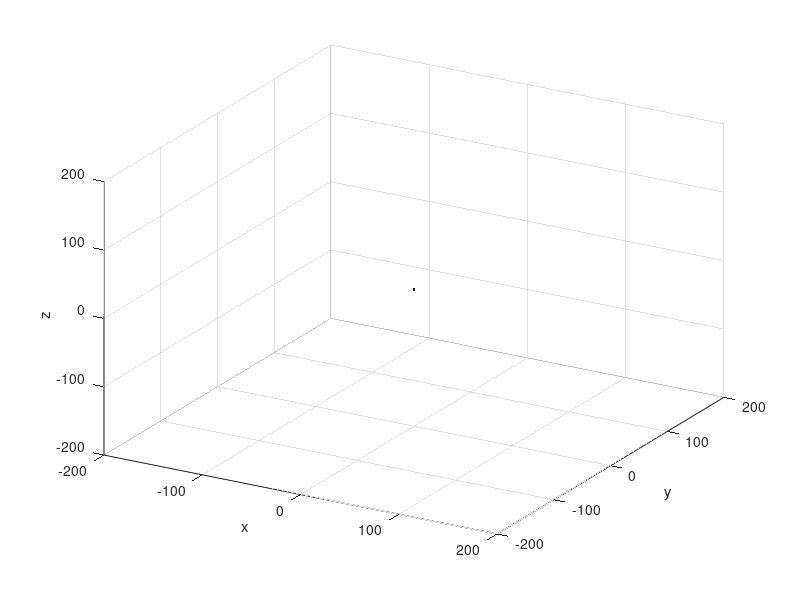

MATLAB code for this plot: (Note: this script raises an error after producing the figure.)
function Plot_Arduino22


%eingelesene Werte waag: -90<winkel_waag<90 Grad; Anfangswert vom Servo bei
%-90Grad
%eingelesene Werte senk:  0<winkel_senk<180 Grad; Anfangswert vom Servo bei
%0




%__________________________________________________________________________
%Initialiserungen:

%Waagrechte Winkel:
anz_winkel_waag=31;
delta_winkel_waag=-180/anz_winkel_waag;             %Winkel pro Entfernungswert, waagrecht
winkel_waag_start=90+delta_winkel_waag/2;           %Anfangswert für den waagrechten Winkel
winkel_waag=winkel_waag_start;                      %Anfangswert für den waagrechten Winkel
z_waag=1;                                           %Zähler für waagrechten Winkel
flag_waag=0;
flag_anfang=1;

%Senkrechte Winkel:
anz_winkel_senk=31;
delta_winkel_senk=180/anz_winkel_senk;              %Winkel pro Entfernungswert, senkrecht
winkel_senk_start=delta_winkel_senk/2;              %Anfangswert für den senkrechten Winkel  
winkel_senk=winkel_senk_start;                      %Anfangswert für den senkrechten Winkel
z_senk=1;                                           %Zähler für senkrechten Winkel
flag_senk=0;


anz_winkel_schritte=anz_winkel_waag*anz_winkel_senk;
obere_grenze=anz_winkel_schritte*10;                 %Schleifendurchgänge
plot_zaehler=1;                                     %Laufende Nummer des aktuellen Plots

%Zur Drehung in die richtige Ansicht:
a=(3*pi)/2;                                         %Zur Drehung um die y-Achse
drehmatrix=[cos(a) 0 sin(a);0 1 0;-sin(a) 0 cos(a)];

ent_mat=ones(anz_winkel_senk,anz_winkel_waag);      %Matrix mit den Entfernungen
plot_mat_punkt=zeros(anz_winkel_senk,anz_winkel_waag);      % Matrix mit allen geplotteten Punkten
punkte_mat=zeros(anz_winkel_schritte,3);            %Matrix mit allen berechneten Koordinatenpunkten

stand_rad=20;                                      %Radius der Standard-Kugel
ent_mat=ent_mat*stand_rad;                          %Zur Erstellung der Standardkugel mit Radius 10

anz_polygone=(anz_winkel_senk-1)*(anz_winkel_waag-1);
poly_plot_vek=zeros(1,anz_polygone);                %Zeilenvektor mit allen Polygon-Plots
z_polygon=1;                                        %Polygon-Zähler

betr_poly_vek=ones(1,anz_winkel_schritte);          %Gibt jeweils die Spalte an, in die die nächste Polygon-Nummer geschrieben wird
betr_poly_mat=zeros(anz_winkel_schritte,4);         %Matrix mit Info, welche Polygone vom Punkt xy bestimmt werden
eckpunkt_mat=zeros(anz_polygone,4);                 %Speichert pro Polygon: (Ecke1,Ecke2,Ecke3,Ecke4)





%__________________________________________________________________________
%Graphikvorbereitungen:

plot3(0,0,0,'k.');
axis([-200,200,-200,200,-200,200]); hold on; grid;
view(30,30);
xlabel('x');
ylabel('y');
zlabel('z');

x=(-200:200);
y=(-200:200);
z=(-200:200);

plot3(x,0,0)         %x-Achse
plot3(0,y,0)         %y-Achse
plot3(0,0,z)         %z-Achse





%__________________________________________________________________________
%Erstellung der Standard-Kugel in Punkten:

for j=(1:anz_winkel_schritte)
    
    %Winkelbewegung waagrecht:
    if (flag_anfang~=1)
        if (winkel_waag+delta_winkel_waag)>=90
            flag_waag=1;
            z_waag=1;
        elseif (winkel_waag+delta_winkel_waag)<=-90
            flag_waag=1;
            z_waag=1;
        end
    end
    
    
    if ((flag_waag==0)&&(flag_anfang~=1))
        winkel_waag=winkel_waag+delta_winkel_waag;
        z_waag=z_waag+1;
    end
    
    %Winkelbewegung senkrecht:
    if flag_waag==1
        
        if z_senk==anz_winkel_senk
            z_senk=1;
            flag_senk=1;
            winkel_senk=winkel_senk_start;
        else
            winkel_senk=winkel_senk+delta_winkel_senk;
            z_senk=z_senk+1;
        end
        
        if flag_senk==1
            winkel_waag=winkel_waag_start;
            flag_senk=0;
            
            if mod(anz_winkel_senk,2)~=0
                delta_winkel_waag=-delta_winkel_waag;
            end
        end
        
        delta_winkel_waag=-delta_winkel_waag;
        flag_waag=0;
    end
    
    winkel_waag_rad=winkel_waag*pi/180;
    winkel_senk_rad=winkel_senk*pi/180;
    
    %Punkte werden berechnet und geplottet:
    [x_0,y_0,z_0]=sph2cart(winkel_senk_rad,winkel_waag_rad,ent_mat(z_senk,z_waag));
    x_vek=[x_0,y_0,z_0];
    x_vek=(drehmatrix*x_vek')';
    
    punkte_mat(plot_zaehler,1)=x_vek(1);            %Speichern der einzelnen
    punkte_mat(plot_zaehler,2)=x_vek(2);            %Koordinaten in die
    punkte_mat(plot_zaehler,3)=x_vek(3);            %Matrix 'punkte_mat'
    
    plot_mat_punkt(z_senk,z_waag)=plot3(x_vek(1),x_vek(2),x_vek(3),'k');
    
    plot_zaehler=plot_zaehler+1;
    flag_anfang=0;
    
end



%__________________________________________________________________________
%Erstellung der Polygone der Standard-Kugel:

eckpunkt_1=1;       %Gibt die Nummer des ersten Eckpunkts jedes Polygons an
z_senk=1;
z_waag=1;

%Polygone zwischen den einzelnen Punkten werden geplottet:
for i=(1:anz_polygone)
    
    %Erstellung der Vektoren zu den Eckpunkten:
    eckpunkt_2=eckpunkt_1+1;
    eckpunkt_4=(z_senk+1)*anz_winkel_waag-(z_waag-1);
    eckpunkt_3=eckpunkt_4-1;
    
    vek_1=punkte_mat(eckpunkt_1,:);
    vek_2=punkte_mat(eckpunkt_2,:);
    vek_3=punkte_mat(eckpunkt_3,:);
    vek_4=punkte_mat(eckpunkt_4,:);
    
    X=[vek_1(1),vek_2(1),vek_3(1),vek_4(1)];
    Y=[vek_1(2),vek_2(2),vek_3(2),vek_4(2)];
    Z=[vek_1(3),vek_2(3),vek_3(3),vek_4(3)];
    
    Farbe=stand_rad/200*255;
    
    poly_plot_vek(1,z_polygon)=fill3(X,Y,Z,[255/255 Farbe/255 0/255]);
    
    betr_poly_mat(eckpunkt_1,betr_poly_vek(1,eckpunkt_1))=z_polygon;
    betr_poly_mat(eckpunkt_2,betr_poly_vek(1,eckpunkt_2))=z_polygon;
    betr_poly_mat(eckpunkt_3,betr_poly_vek(1,eckpunkt_3))=z_polygon;
    betr_poly_mat(eckpunkt_4,betr_poly_vek(1,eckpunkt_4))=z_polygon;
    
    betr_poly_vek(1,eckpunkt_1)=betr_poly_vek(1,eckpunkt_1)+1;
    betr_poly_vek(1,eckpunkt_2)=betr_poly_vek(1,eckpunkt_2)+1;
    betr_poly_vek(1,eckpunkt_3)=betr_poly_vek(1,eckpunkt_3)+1;
    betr_poly_vek(1,eckpunkt_4)=betr_poly_vek(1,eckpunkt_4)+1;
    
    eckpunkt_mat(z_polygon,1)=eckpunkt_1;
    eckpunkt_mat(z_polygon,2)=eckpunkt_2;
    eckpunkt_mat(z_polygon,3)=eckpunkt_3;
    eckpunkt_mat(z_polygon,4)=eckpunkt_4;
    
    z_polygon=z_polygon+1;
    
    if (mod(eckpunkt_1,anz_winkel_waag)==(anz_winkel_waag-1))
        eckpunkt_1=eckpunkt_1+2;
        z_senk=z_senk+1;
        z_waag=1;
    else
        eckpunkt_1=eckpunkt_1+1;
        z_waag=z_waag+1;
    end
end

betr_poly_vek=betr_poly_vek-1;          %Bei der vorherigen Schleife wurde stets pro Element 1 zu viel addiert





%__________________________________________________________________________
%Herstellung der Verbindung an den USB-Port:
s1=serial('/dev/ttyUSB2');
fopen(s1);




%__________________________________________________________________________
%Warteschleife vor Beginn des Plots:
while 1
    Datenblock=fscanf(s1,'%d');
    groesse=size(Datenblock);
    
    if (groesse(1,1)==4)
        break;
    end
end


%__________________________________________________________________________
%Entfernungen werden eingelesen und die Polygone aktualisiert:

flag_anfang=1;
plot_zaehler=1;


for i=(1:obere_grenze)
    
    
    %Speicherung der Matrix-Indizes vom Vorgängerplot
    z_waag_letzter=z_waag;
    z_senk_letzter=z_senk;
    
    
    %----------------------------------------------------------------------
    %Winkelbewegung:
    %Winkelbewegung waagrecht:
    if (winkel_waag+delta_winkel_waag)>=90
        flag_waag=1;
        z_waag=1;
    elseif (winkel_waag+delta_winkel_waag)<=-90
        flag_waag=1;
        z_waag=1;
    end
    
    
    if flag_waag==0
        %winkel_waag=winkel_waag+delta_winkel_waag;
        z_waag=z_waag+1;
    end
    
    %Winkelbewegung senkrecht:
    if flag_waag==1
        
        if z_senk==anz_winkel_senk
            z_senk=1;
            flag_senk=1;
            %winkel_senk=winkel_senk_start;
        else
            %winkel_senk=winkel_senk+delta_winkel_senk;
            z_senk=z_senk+1;
        end
        
        if flag_senk==1
            %winkel_waag=winkel_waag_start;
            flag_senk=0;
            
            if mod(anz_winkel_senk,2)~=0
                delta_winkel_waag=-delta_winkel_waag;
            end
        end
        delta_winkel_waag=-delta_winkel_waag;
        flag_waag=0;
    end
    
    
    
    %----------------------------------------------------------------------
    %weitere Werte werden eingelesen:
    Datenblock=fscanf(s1,'%d');
    
    
    
    %----------------------------------------------------------------------
    %Bedingter Aufenthalt in einer Warteschleife:
    if (Datenblock(1,1)==0)&&(Datenblock(2,1)==0)&&(Datenblock(3,1)==0)
        while 1
            Datenblock=fscanf(s1,'%d');
            groesse=size(Datenblock);

            
            if (groesse(1,1)==4)
                Datenblock=fscanf(s1,'%d');
                break;
            elseif (groesse(1,1)==5)
                disp('Ende Gelände');
                fclose(s1);
                delete(s1);
                clear s1;
                hold off;
                return;
            end
        end
    end
    
    
    
    winkel_waag_ard=Datenblock(1);
    winkel_senk_ard=Datenblock(2);
    akt_ent=Datenblock(3);
    
    winkel_waag=-winkel_waag_ard+90;
    %winkel_waag=winkel_waag-(delta_winkel_waag/2)*(winkel_waag/90);
    
    winkel_senk=winkel_senk_ard;
    %if (winkel_senk<=90)
    %    winkel_senk=winkel_senk+(delta_winkel_senk/2)*((90-winkel_senk)/90);
    %else
    %    winkel_senk=winkel_senk-(delta_winkel_senk/2)*((winkel_senk-90)/90);
    %end
    
    
    
    %Übernehme gültigen Wert in die Entfernungsmatrix:
    ent_mat(z_senk,z_waag)=akt_ent;
    
    winkel_waag_rad=winkel_waag*pi/180;
    winkel_senk_rad=winkel_senk*pi/180;
    
    
    
    
    %----------------------------------------------------------------------
    %Neuer Punkt-Plot:
    
    %Ersetze letzten '+'-Plot durch neue Farbe und '.':
    if (flag_anfang==0)
        delete(plot_mat_punkt(z_senk_letzter,z_waag_letzter));
        plot_mat_punkt(z_senk_letzter,z_waag_letzter)=plot3(x_vek(1),x_vek(2),x_vek(3),'c.');
    end
    
    flag_anfang=0;

    
    %Überschreibe alten Punkt-Plot durch neuen Punkt:
    delete(plot_mat_punkt(z_senk,z_waag));
    
    [x_0,y_0,z_0]=sph2cart(winkel_senk_rad,winkel_waag_rad,ent_mat(z_senk,z_waag));
    x_vek=[x_0,y_0,z_0];
    x_vek=(drehmatrix*x_vek')';
    
    punkte_mat(plot_zaehler,1)=x_vek(1);            %Speichern der einzelnen
    punkte_mat(plot_zaehler,2)=x_vek(2);            %Koordinaten in die
    punkte_mat(plot_zaehler,3)=x_vek(3);            %Matrix 'punkte_mat'
    
    plot_mat_punkt(z_senk,z_waag)=plot3(x_vek(1),x_vek(2),x_vek(3),'ko');
    
    
    
    
        
    %----------------------------------------------------------------------
    %Lösche die alten betroffenen Polygone und erstelle die neuen:
    
    %poly_plot_vek(1,z_polygon)%Speicherung des Polygon-Plots
    %betr_poly_vek(1,eckpunkt_1)%Speicherung der Anzahl der betroffenen Polygone pro Punkt
    %betr_poly_mat(eckpunkt_1,betr_poly_vek(1,eckpunkt_1))%Speicherung der laufenden Nummern der pro Punkt betroffenen Polygone
    
    
    
    betr_poly_zaehler=1;
    
    for j=(1:betr_poly_vek(1,plot_zaehler))
        
        %Lösche:
        delete(poly_plot_vek(1,betr_poly_mat(plot_zaehler,betr_poly_zaehler)));
        
        
        
        %Beziehe neue Eckpunkte:
        
        vek_1=punkte_mat(eckpunkt_mat(betr_poly_mat(plot_zaehler,betr_poly_zaehler),1),:);
        vek_2=punkte_mat(eckpunkt_mat(betr_poly_mat(plot_zaehler,betr_poly_zaehler),2),:);
        vek_3=punkte_mat(eckpunkt_mat(betr_poly_mat(plot_zaehler,betr_poly_zaehler),3),:);
        vek_4=punkte_mat(eckpunkt_mat(betr_poly_mat(plot_zaehler,betr_poly_zaehler),4),:);
        
        X=[vek_1(1),vek_2(1),vek_3(1),vek_4(1)];
        Y=[vek_1(2),vek_2(2),vek_3(2),vek_4(2)];
        Z=[vek_1(3),vek_2(3),vek_3(3),vek_4(3)];
        
        %Farbe=akt_ent/200*255;
        Farbe=111;
        
        %h = patch(rand(5,1),rand(5,1),rand(5,1),'r');
        %set(h,'facealpha',.1)
        %set(h,'edgealpha',.5)
        
        
        %Erstelle:
        poly_plot_vek(1,betr_poly_mat(plot_zaehler,betr_poly_zaehler))=fill3(X,Y,Z,[255/255 Farbe/255 0/255]);
        alpha(0.5)
        betr_poly_zaehler=betr_poly_zaehler+1;
    end
    
    
    
    if (plot_zaehler==anz_winkel_schritte)
        plot_zaehler=1;
    else
        plot_zaehler=plot_zaehler+1;
    end
    
end





%__________________________________________________________________________
%Verbindung zum USB-Port wird gelöscht:
hold off;
fclose(s1);
delete(s1);
clear s1;



















%%%%%%%%%%%%%%%%%%%%%%%%%%%%%%%%%
%Abbruchbedingung:              %
abbruch=input('Abbrechen: ');   %
if (abbruch==1)                 %
    hold off;                   %
    return;                     %
end                             %
%%%%%%%%%%%%%%%%%%%%%%%%%%%%%%%%%



